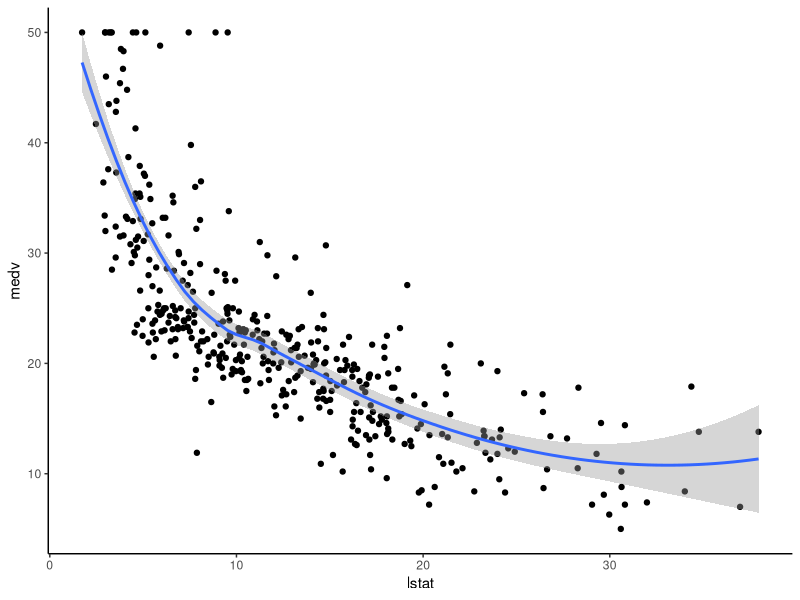
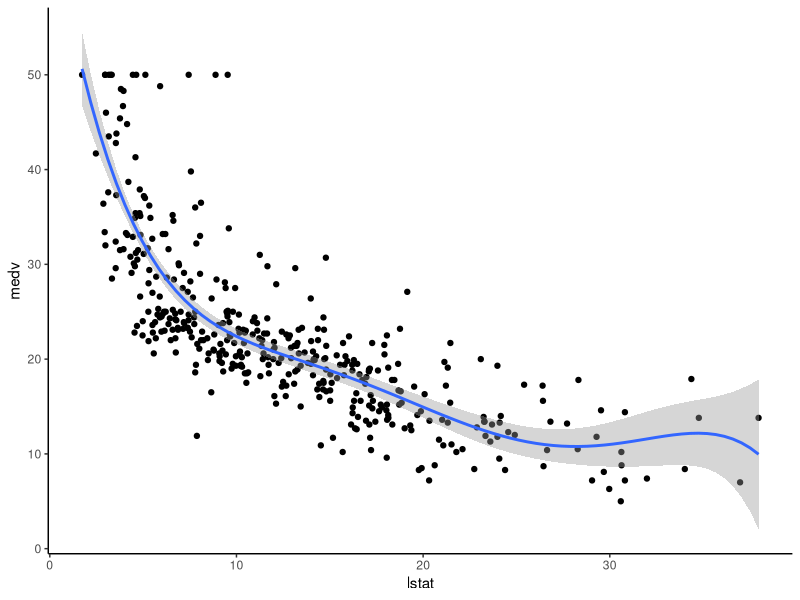
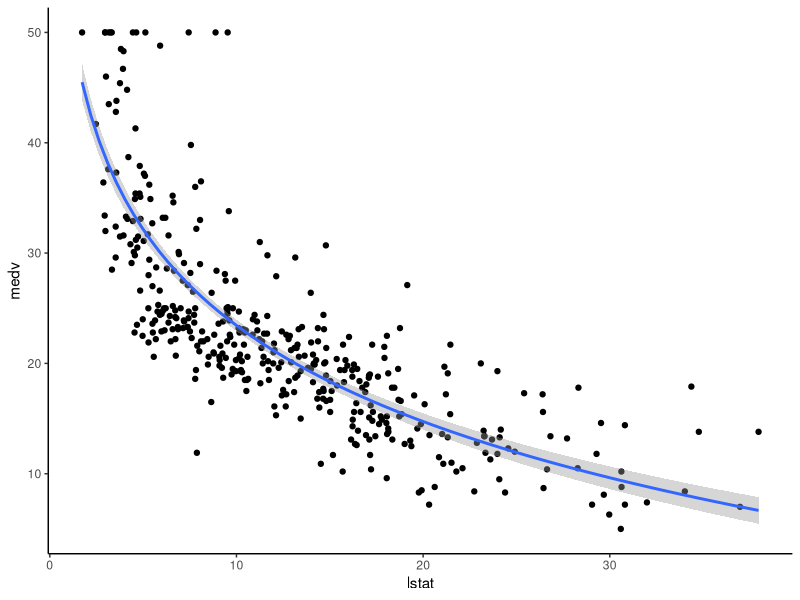

Write R code to recreate these figures, in order.
##################################################### Non-linear regressions: Polynomial regression #####################################
#Boston data set [in MASS package for predicting the median house value (mdev), 
#in Boston Suburbs, based on the predictor variable lstat (percentage of lower status of the population).


# Loading Required R packages
library(tidyverse)
library(caret)
theme_set(theme_classic()) # Selecting R theme for better visualisation

# Load the data
data("Boston", package = "MASS")
head(Boston)

# Split the data into training and test set
set.seed(123)
training.samples <- Boston$medv %>%
  createDataPartition(p = 0.8, list = FALSE)
train.data  <- Boston[training.samples, ]
test.data <- Boston[-training.samples, ]

#First, visualize the scatter plot of the medv vs lstat variables as follow:
#median house value (mdev)
#lstat (percentage of lower status of the population)
ggplot(train.data, aes(lstat, medv) ) +
  geom_point() +
  stat_smooth()
#The above scatter plot suggests a non-linear relationship between the two variables

#Polynomial regression adds polynomial or quadratic terms to the regression equation as follow: medv=b0+b1???lstat+b2???lstat2

# Compute a 2-order polynomial fit:

lm(medv ~ poly(lstat, 2, raw = TRUE), data = train.data) %>%  # argument '2' refers to 2-order polynomial fit
summary()

#a sixfth-order polynomial fit:
lm(medv ~ poly(lstat, 6, raw = TRUE), data = train.data) %>%
  summary()
#polynomial terms beyond the fith order are not significant
#so, just create a fith polynomial regression model as follow:
# Build the model
model <- lm(medv ~ poly(lstat, 5, raw = TRUE), data = train.data)
# Make predictions
predictions <- model %>% predict(test.data)
# Model performance
data.frame(
  RMSE = RMSE(predictions, test.data$medv),
  R2 = R2(predictions, test.data$medv)
)

#Visualize the fith polynomial regression line as follow:
ggplot(train.data, aes(lstat, medv) ) +
  geom_point() +
  stat_smooth(method = lm, formula = y ~ poly(x, 5, raw = TRUE))

################################Log Transofrmation#####################################
#When you have a non-linear relationship, you can also try a logarithm transformation of the predictor variables
# Log transformation is a data transformation method in which it replaces each variable x with a log(x)

# Build the model
model <- lm(medv ~ log(lstat), data = train.data)
# Make predictions
predictions <- model %>% predict(test.data)
# Model performance
data.frame(
  RMSE = RMSE(predictions, test.data$medv),
  R2 = R2(predictions, test.data$medv)
)

#Visualize the data:
ggplot(train.data, aes(lstat, medv) ) +
  geom_point() +
  stat_smooth(method = lm, formula = y ~ log(x))














